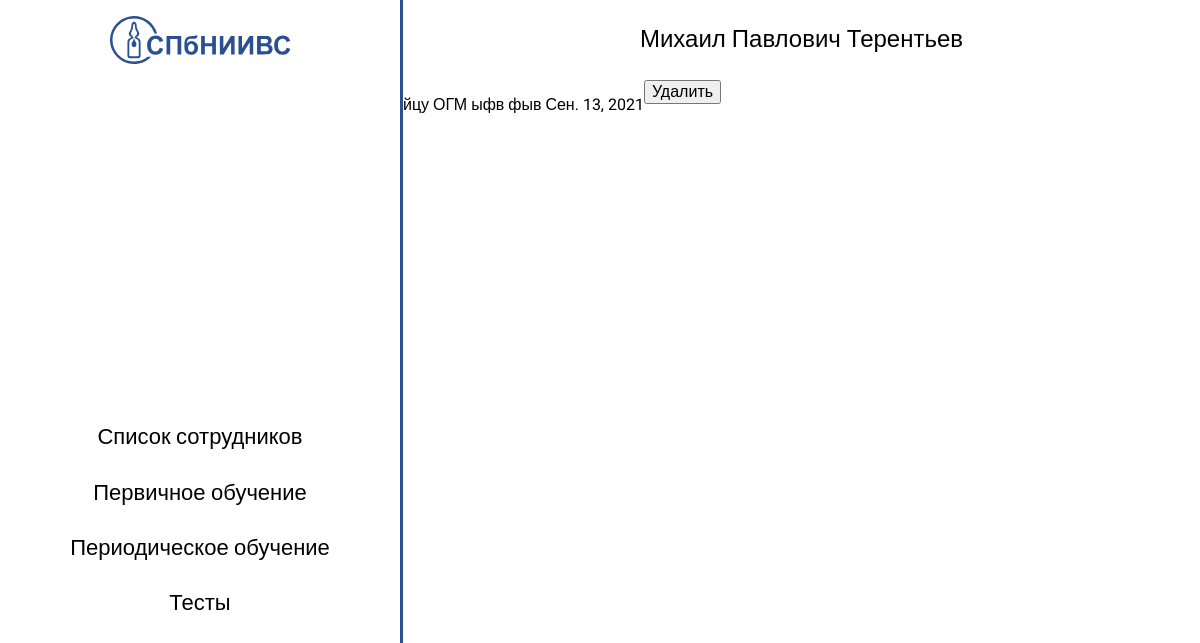
The page /usercard/3-йцу/ on the database its author committed.
### education/models.py (models this page shows, shortened)
class UserCard(models.Model):
    name = models.CharField("ФИО пользователя", max_length=150)
    subdivision = models.ForeignKey(
        "Subdivision",
        on_delete=models.SET_NULL,
        null=True,
        verbose_name="Подразделение"
    )
    education = models.TextField("Образование")
    education_profile = models.CharField("Профиль образования", max_length=80)
    receipt = models.DateField("Дата приема")
    slug = models.SlugField(
        max_length=75,
        blank=True,
        editable=False
    )
    class Meta:
        ordering = ["name"]
        verbose_name = "Пользователь"
        verbose_name_plural = "Пользователи"

class Subdivision(models.Model):
    subdivision_name = models.CharField(
        "Аббревиатура подразделения",
        max_length=20,
        unique=True
    )
    def __str__(self):
        return self.subdivision_name
    class Meta:
        ordering = ["subdivision_name"]
        verbose_name = "Подразделение"
        verbose_name_plural = "Подразделения"

### education/views.py (the view, shortened to what this page needs)
# urls.py: path('usercard/<int:pk>-<str:slug>/', views.UserDetailView.as_view(), name="usercard_detail"),
class UserDetailView(View):
    def get(self, request, pk, slug):
        context = {}
        try:
            model = UserCard.objects.get(id=pk)
            context.update({'model': model})
        except:
            messages.error(request, 'Сотрудник не найден')
        return render(request, "education/usercard_detail.html", context)

### templates/education/usercard_detail.html (shortened to what this page needs)
{% extends "base.html" %}
{% load static %}
{% block content %}
{% if message %}
	{{ message }}
{% else %}
	<p>
		{{ model.name }}
		{{ model.subdivision }}
		{{ model.education }}
		{{ model.education_profile }}
		{{ model.receipt }}
		<form method="POST">
			<button>Удалить</button>
		</form>
	</p>
{% endif %}
{% endblock %}

### static/css/style.css (style rules this page uses)
* { font-family: 'Roboto', sans-serif; }

### rows shown on the page
UserCard: name "йцу", subdivision "ОГМ", education "ыфв", education_profile "фыв", receipt "Сен. 13, 2021"
